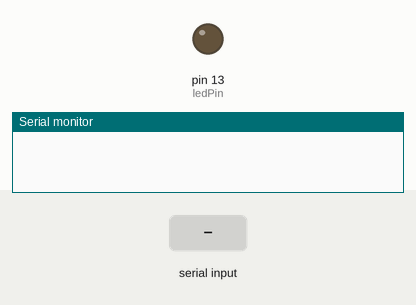
Bench run of a sketch on a simulated Arduino Uno, built with avr-gcc and run on an emulated ATmega328P. Parts: output pins drawn as LEDs (lit = HIGH), the last lines printed to the serial monitor. Inputs (shaded band) come from the test bench.

Above: at 1.2 s.
1.3 s: "Toggle LED\n" received over Serial
At 1.6 s:
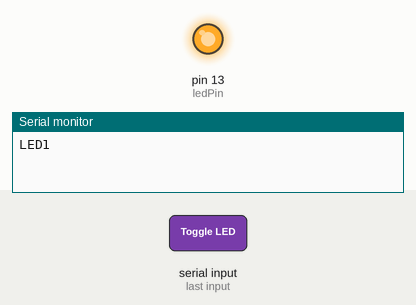
Timing chart, 0 to 4.3 s (numbered marks = the images above; inputs shaded):
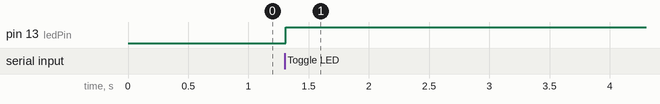

The sketch:

E344_22877169_A9.ino
```cpp
bool led = false;
uint8_t ledPin = 13;
String received = "";

void setup() {
  // put your setup code here, to run once:
  pinMode(ledPin, OUTPUT);
  digitalWrite(ledPin, led);
  Serial.begin(9600);
}

void loop() {
  // put your main code here, to run repeatedly:
  while(Serial.available()>0){
    received = Serial.readStringUntil('\n');
  }

  if(received != ""){
    if(received == "Toggle LED"){
      led = !led;
      digitalWrite(ledPin, led);
      Serial.println("LED"+String(led));
    }
    received = "";
  }
}
```

Measured:
- after the input at 1.3 s, pin 13 (ledPin): LOW → HIGH at once
